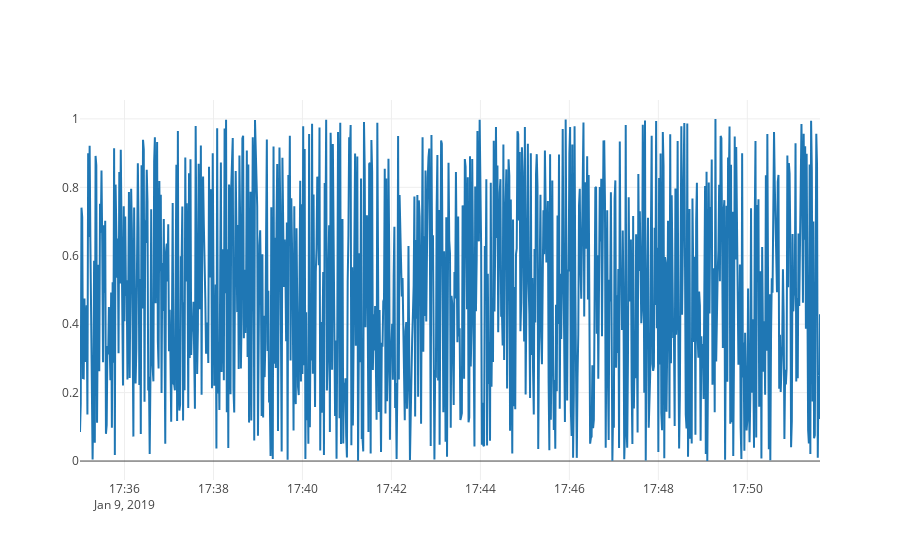

The cell this chart's notebook holds for it:
### Markdown cell above
## Visualize data
These are two plots that show the original and smoothed data to visually check how the algorithm transformed the data.

### Code cell
iot_stream.plot()

### Figure 1 — Plotly figure (JSON) as saved in the notebook; plotly's stock layout.template omitted (floating-point values rounded to 4 significant figures; data arrays with more than 128 entries replaced by an {"elided": "..."} marker saying what was removed)
{"data": [{"name": "some_vals", "type": "scatter", "uid": "86f82176-ad58-4f82-b88f-27c28c57cbf5", "x": {"elided": "1998 str values"}, "y": {"elided": "1998 float values"}}], "layout": {"autosize": true, "xaxis": {"autorange": true, "range": ["2019-01-09 17:35", "2019-01-09 17:51:38"], "type": "date"}, "yaxis": {"autorange": true, "range": [-0.05538, 1.055], "type": "linear"}}}
